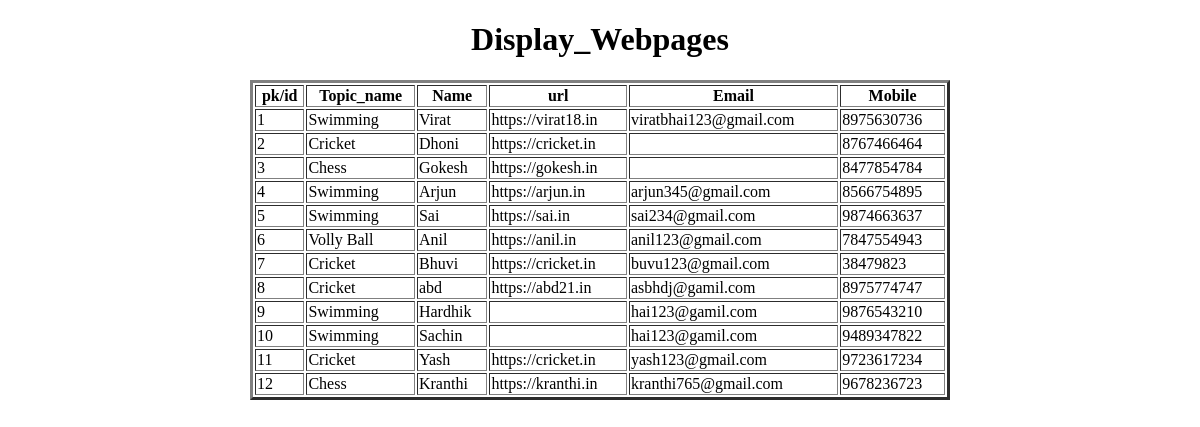
The page /update_webpage/ on the database as committed earlier.
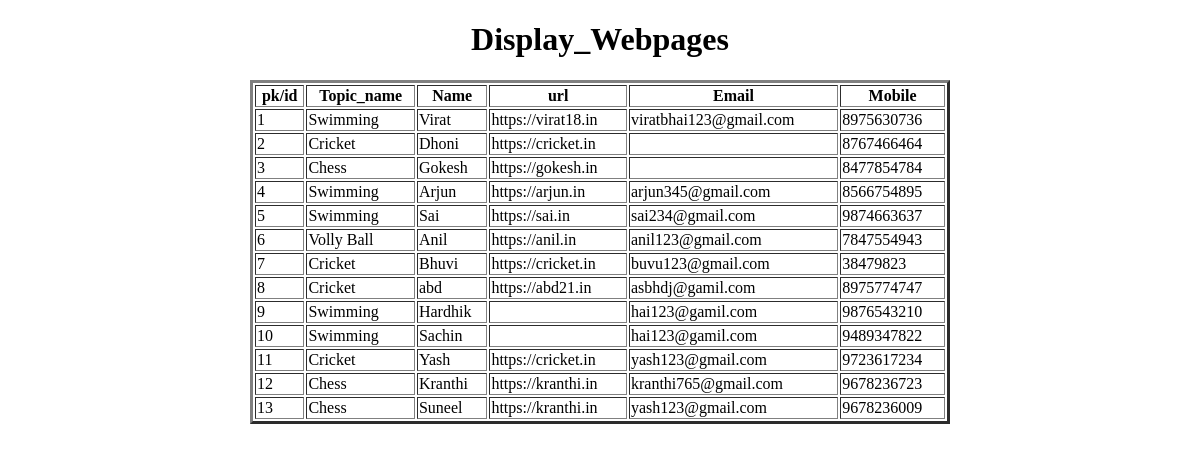
The same page on the database as committed later.
### app/models.py (models this page shows, shortened)
class Webpage(models.Model):
    topic_name=models.ForeignKey(Topic,on_delete=models.CASCADE)
    name=models.CharField(max_length=100)
    url=models.URLField()
    email=models.CharField(max_length=50,default='hai123@gamil.com')
    mobile=models.CharField(max_length=50,default=9876543210)

class Topic(models.Model):
    topic_name=models.CharField(max_length=100,primary_key=True)
    def __str__(self):
        return self.topic_name

### app/views.py (the view)
# urls.py: path('update_webpage/',update_webpage,name='update_webpage'),
def update_webpage(request):
    Webpage.objects.filter(name='Virat').update(email='viratbhai123@gmail.com',url='https://virat18.in')
    Webpage.objects.filter(topic_name='Cricket').update(url='https://cricket.in')
    Webpage.objects.filter(topic_name='Boxing').update(mobile='9876543210')
    Webpage.objects.filter(name='Arjun').update(topic_name='Swimming')
    Webpage.objects.update_or_create(name='abd',defaults={'url':'https://abd21.in','mobile':'8975774747'})
    SO=Topic.objects.get(topic_name='Swimming')
    Webpage.objects.update_or_create(name='Sachin',defaults={'topic_name':SO})
    Webpage.objects.update_or_create(name='Sachin',defaults={'mobile':9489347822})
    QLWO=Webpage.objects.all()
    d1={'QLWO':QLWO}
    return render(request,'display_webpage.html',d1)

### templates/display_webpage.html (shortened to what this page needs)
<!DOCTYPE html>
<html lang="en">
<head>
</head>
<body>
    <center>
        <h1>Display_Webpages</h1>
        <table border="3px" width="700px" height="150px">
            <tr>
                <th>pk/id</th>
                <th>Topic_name</th>
                <th>Name</th>
                <th>url</th>
                <th>Email</th>
                <th>Mobile</th>
            </tr>
            {% for WO in QLWO %}
            <tr>
                <td>{{WO.pk}}</td>
                <td>{{WO.topic_name}}</td>
                <td>{{WO.name}}</td>
                <td>{{WO.url}}</td>
                <td>{{WO.email}}</td>
                <td>{{WO.mobile}}</td>
            </tr>
            {% endfor %}
        </table>
    </center>
</body>
</html>

Rows that differ between the two databases and show on the page:
added Webpage: pk "13", topic_name "Chess", name "Suneel", url "https://kranthi.in", email "yash123@gmail.com", mobile "9678236009"
